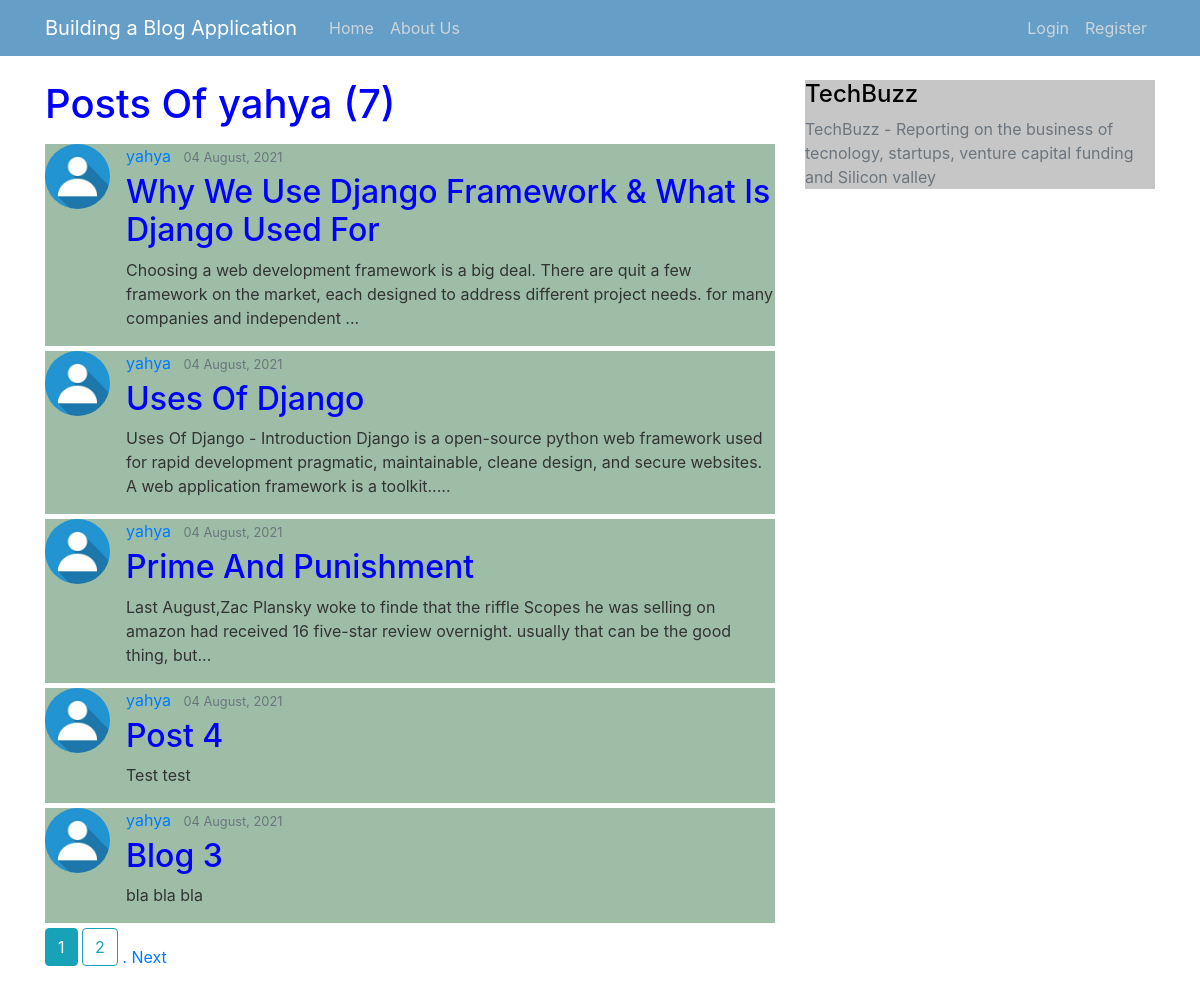
The page /user/yahya on the database its author committed.
### blog/models.py (models this page shows, shortened)
class Post(models.Model):
    title = models.CharField(max_length=100)
    content = models.TextField()
    date_posted = models.DateTimeField(default=timezone.now)
    author = models.ForeignKey(User,on_delete=models.CASCADE)

### users/models.py (models this page shows, shortened)
class Profile(models.Model):
    user = models.OneToOneField(User, on_delete=models.CASCADE)
    image = models.ImageField(default='default.jpg', upload_to='profile_pics')

### blog/views.py (the view)
# urls.py: path('user/<str:username>',UserPostListView.as_view(),name='user-posts'),
class UserPostListView(ListView):
    model = Post
    template_name = 'blog/user_posts.html'
    context_object_name = 'posts'
    paginate_by = 5
    def get_queryset(self):
        user = get_object_or_404(User, username=self.kwargs.get('username'))
        return Post.objects.filter(author=user).order_by('-date_posted')

### blog/templates/blog/user_posts.html (shortened to what this page needs)
{% extends "blog/base.html" %}
{% block content %}
  <h1 class="mb-3">Posts Of {{ view.kwargs.username }} ({{ page_obj.paginator.count }})</h1>
  {% for post in posts %}
  <article style="background:#9dbda7;" class="media content-section">
    <img src="{{ post.author.profile.image.url }}" class="rounded-circle article-img">
    <div class="media-body">
      <div class="article-metadata">
        <a class="mr-2" href="{% url 'user-posts' post.author.username%}">{{ post.author }}</a>
        <small class="text-muted">{{ post.date_posted|date:"d F, Y" }}</small>
      </div>
      <h2><a class="article-title" href="{% url 'post-detail' post.id %}">{{ post.title }}</a></h2>
      <p class="article-content">{{ post.content }}</p>
    </div>
  </article>
  {% endfor %}
  {% if is_paginated %}
    {% for num in page_obj.paginator.page_range %}
      {% if page_obj.number == num %}
        <a class='btn btn-info mb-4' href="?page={{num}}">{{num}}</a>
      {% elif num > page_obj.number|add:'-3' and num < page_obj.number|add:'3' %}
        <a class='btn btn-outline-info mb-4' href="?page={{num}}">{{num}}</a>
      {% endif %}
    {% endfor %}
    {% if page_obj.has_next %}
      <a class='' href="?page={{ page_obj.paginator.num_pages }}"> . Next</a>
    {% endif %}
  {% endif %}
{% endblock content %}

### blog/templates/blog/base.html (shortened to what this page needs)
<!DOCTYPE html>
{% load static %}
<html lang="en" dir="ltr">
  <head>
    <link rel="stylesheet" href="https://maxcdn.bootstrapcdn.com/bootstrap/4.0.0/css/bootstrap.min.css">
  </head>
  <body style="background:white;">
    <header class="site-header">
      <nav style="background:#659EC7;" class="navbar navbar-expand-md navbar-dark bg-steel fixed-top">
        <div class="container">
          <a class="navbar-brand mr-4" href="{% url 'blog-home' %}">Building a Blog Application</a>
          <div class="collapse navbar-collapse" id="navbarToggle">
            <div class="navbar-nav mr-auto">
              <a class="nav-item nav-link" href="{% url 'blog-home' %}">Home</a>
              {% if user.is_authenticated %}
                <a class="nav-item nav-link" href="{% url 'perfil' %}">Profile</a>
                <a class="nav-item nav-link" href="{% url 'post-create' %}">Post +</a>
              {% else %}
                <a class="nav-item nav-link" href="{% url 'blog-about'%}">About Us</a>
              {% endif %}
            </div>
            <div class="navbar-nav">
              {% if user.is_authenticated %}
                <a class="nav-item nav-link" href="{% url 'logout' %}">Logout</a>
              {% else %}
                <a class="nav-item nav-link" href="{% url 'login' %}">Login</a>
                <a class="nav-item nav-link" href="{% url 'register' %}">Register</a>
              {% endif %}
            </div>
          </div>
        </div>
      </nav>
    </header>
    <main role="main" class="container">
      <div class="row">
        <div class="col-md-8">
          {% block content %}{% endblock %}
        </div>
        <div class="col-md-4">
          <div style="background:#C6C6C6;" class="content-section">
            <h4 style="color:black;">TechBuzz</h4>
            <p class='text-muted'>TechBuzz - Reporting on the business of tecnology, startups, venture capital funding and Silicon valley
            </p>
          </div>
        </div>
      </div>
    </main>
  </body>
</html>

### blog/templates/blog/base.html (style rules this page uses)
body { background: black; color: #333333; margin-top: 5rem; }
h1, h2, h3, h4, h5, h6 { color: blue; }
.navbar { background-color: #484848; }
.navbar .navbar-nav .nav-link { color: #fff; }
.bg-steel { background-color: #5f788a; }
.site-header .navbar-nav .nav-link { color: #cbd5db; }
.content-section { background: #ffffff; margin-bottom: 5px; }
.article-title { color: blue; }
.article-content { white-space: pre-line; }
.article-img { height: 65px; width: 65px; margin-right: 16px; }
.article-metadata { padding-bottom: 1px; margin-bottom: 4px; }

### rows shown on the page
Post: author.profile.image (placeholder picture), author "yahya", date_posted "04 August, 2021", title "Why We Use Django Framework & What Is Django Used For", content "Choosing a web development framework is a big deal. There are quit a few framework on the market, each designed to address different project needs. for many companies and independent ..."
Post: author.profile.image (placeholder picture), author "yahya", date_posted "04 August, 2021", title "Uses Of Django", content "Uses Of Django - Introduction Django is a open-source python web framework used for rapid development pragmatic, maintainable, cleane design, and secure websites. A web application framework is a toolkit....."
Post: author.profile.image (placeholder picture), author "yahya", date_posted "04 August, 2021", title "Prime And Punishment", content "Last August,Zac Plansky woke to finde that the riffle Scopes he was selling on amazon had received 16 five-star review overnight. usually that can be the good thing, but..."
Post: author.profile.image (placeholder picture), author "yahya", date_posted "04 August, 2021", title "Post 4", content "Test test"
Post: author.profile.image (placeholder picture), author "yahya", date_posted "04 August, 2021", title "Blog 3", content "bla bla bla"

### other values the page prints
{{ view.kwargs.username }} "yahya"
{{ page_obj.paginator.count }} "7"
{{ num }} "1"
{{ num }} "2"
